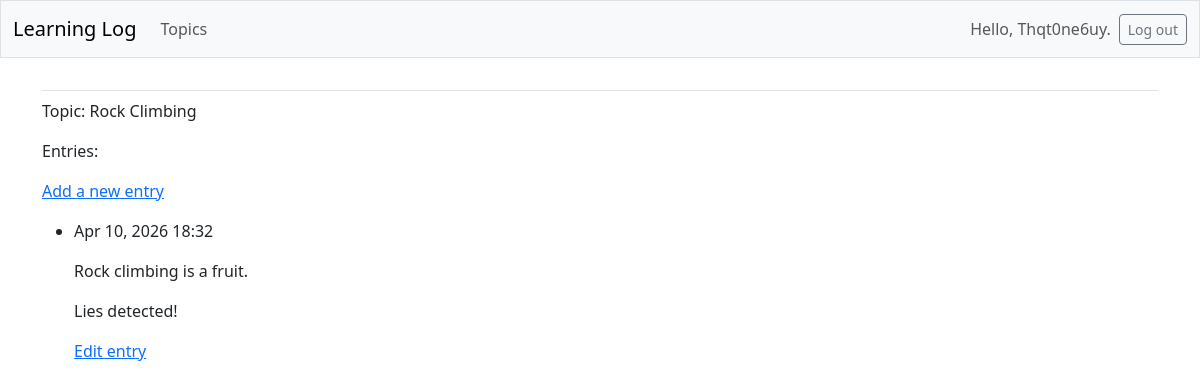
The app's page /topics/2/ (signed in), older data.
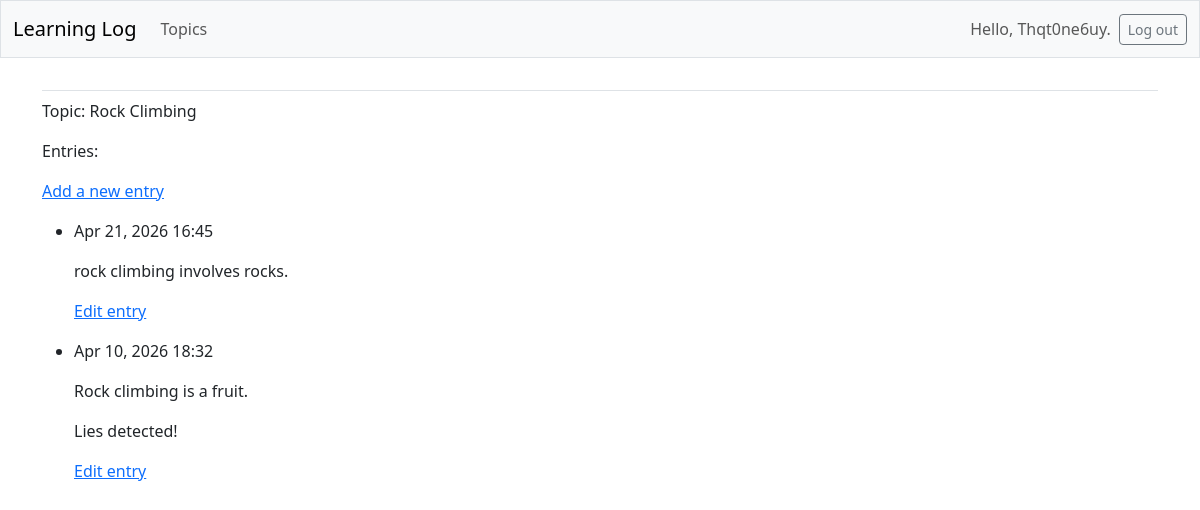
The same page, newer data.
### learning_logs/models.py (models this page shows, shortened)
class Entry(models.Model):
    topic = models.ForeignKey(Topic, on_delete=models.CASCADE)
    text = models.TextField()
    date_added = models.DateTimeField(auto_now_add=True)
    class Meta:
        verbose_name_plural = 'entries'

### learning_logs/views.py (the view)
# urls.py: path('topics/<int:topic_id>/', views.topic, name='topic'),
@login_required
def topic (request, topic_id):
    topic = Topic.objects.get(id=topic_id)
    if topic.owner != request.user:
        raise Http404
    entries = topic.entry_set.order_by('-date_added')
    context = {'topic': topic, 'entries': entries}
    return render(request, 'learning_logs/topic.html', context)

### learning_logs/templates/learning_logs/topic.html
{% extends 'learning_logs/base.html' %}
{% block content %}
  <p>Topic: {{ topic.text }}</p>
  <p>Entries:</p>
  <p>
    <a href="{% url 'learning_logs:new_entry' topic.id %}">Add a new entry</a>
  </p>
  <ul>
    {% for entry in entries %}
      <li>
        <p>{{entry.date_added|date:'M d, Y H:i' }}</p>
        <p>{{ entry.text|linebreaks }}</p>
        <p>
          <a href="{% url 'learning_logs:edit_entry' entry.id %}">
            Edit entry</a></p>
      </li>
    {% empty %}
      <li>There are no entries for this topic yet.</li>
    {% endfor %}
  </ul>
{% endblock content %}

Row changes from the older to the newer data that the page shows:
added Entry: date_added "Apr 21, 2026 16:45", text "rock climbing involves rocks."
